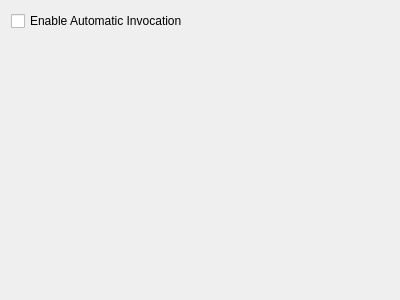
<ui version="4.0" >
 <class>CCSettings</class>
 <widget class="QWidget" name="CCSettings" >
  <property name="geometry" >
   <rect>
    <x>0</x>
    <y>0</y>
    <width>400</width>
    <height>300</height>
   </rect>
  </property>
  <layout class="QVBoxLayout" >
   <item>
    <widget class="QCheckBox" name="kcfg_automaticInvocation" >
     <property name="text" >
      <string>Enable Automatic Invocation</string>
     </property>
    </widget>
   </item>
   <item>
    <spacer>
     <property name="orientation" >
      <enum>Qt::Vertical</enum>
     </property>
     <property name="sizeHint" >
      <size>
       <width>20</width>
       <height>40</height>
      </size>
     </property>
    </spacer>
   </item>
  </layout>
 </widget>
 <resources/>
 <connections/>
</ui>
